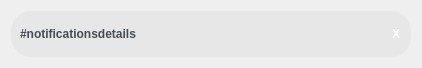
<?xml version="1.0" encoding="UTF-8"?>
<ui version="4.0">
 <class>notificationUI</class>
 <widget class="QWidget" name="notificationUI">
  <property name="geometry">
   <rect>
    <x>0</x>
    <y>0</y>
    <width>422</width>
    <height>68</height>
   </rect>
  </property>
  <property name="sizePolicy">
   <sizepolicy hsizetype="Preferred" vsizetype="Minimum">
    <horstretch>0</horstretch>
    <verstretch>0</verstretch>
   </sizepolicy>
  </property>
  <property name="windowTitle">
   <string>Form</string>
  </property>
  <property name="styleSheet">
   <string notr="true">
QWidget#notification{
  background-color: #e7e7e7;
  border-radius: 20px;
  border: 0px;
}

QPushButton{
  border: 0px;
  padding: 2px 2px;
  color: #ffffff;
  font-weight: 1000}

QLabel {
  color: #464d55;
  font-weight: 600;
}</string>
  </property>
  <layout class="QVBoxLayout" name="verticalLayout">
   <item>
    <widget class="QWidget" name="notification" native="true">
     <property name="sizePolicy">
      <sizepolicy hsizetype="Preferred" vsizetype="Minimum">
       <horstretch>0</horstretch>
       <verstretch>0</verstretch>
      </sizepolicy>
     </property>
     <layout class="QHBoxLayout" name="horizontalLayout">
      <item>
       <widget class="QLabel" name="notificationLabel">
        <property name="text">
         <string>#notificationsdetails</string>
        </property>
       </widget>
      </item>
      <item>
       <spacer name="horizontalSpacer">
        <property name="orientation">
         <enum>Qt::Horizontal</enum>
        </property>
        <property name="sizeHint" stdset="0">
         <size>
          <width>40</width>
          <height>20</height>
         </size>
        </property>
       </spacer>
      </item>
      <item>
       <widget class="QPushButton" name="dismissButton">
        <property name="text">
         <string>X</string>
        </property>
       </widget>
      </item>
     </layout>
    </widget>
   </item>
  </layout>
 </widget>
 <resources/>
 <connections/>
</ui>
